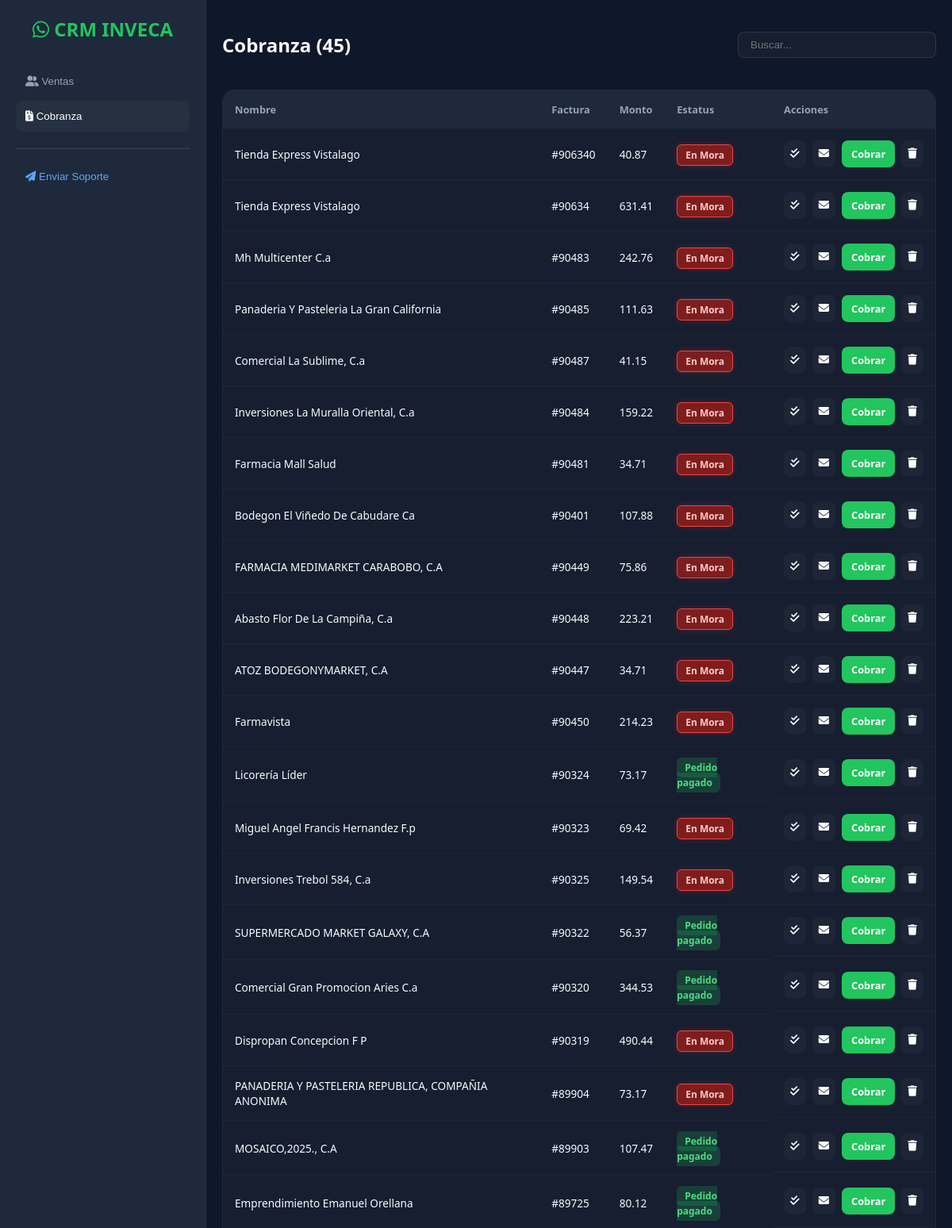
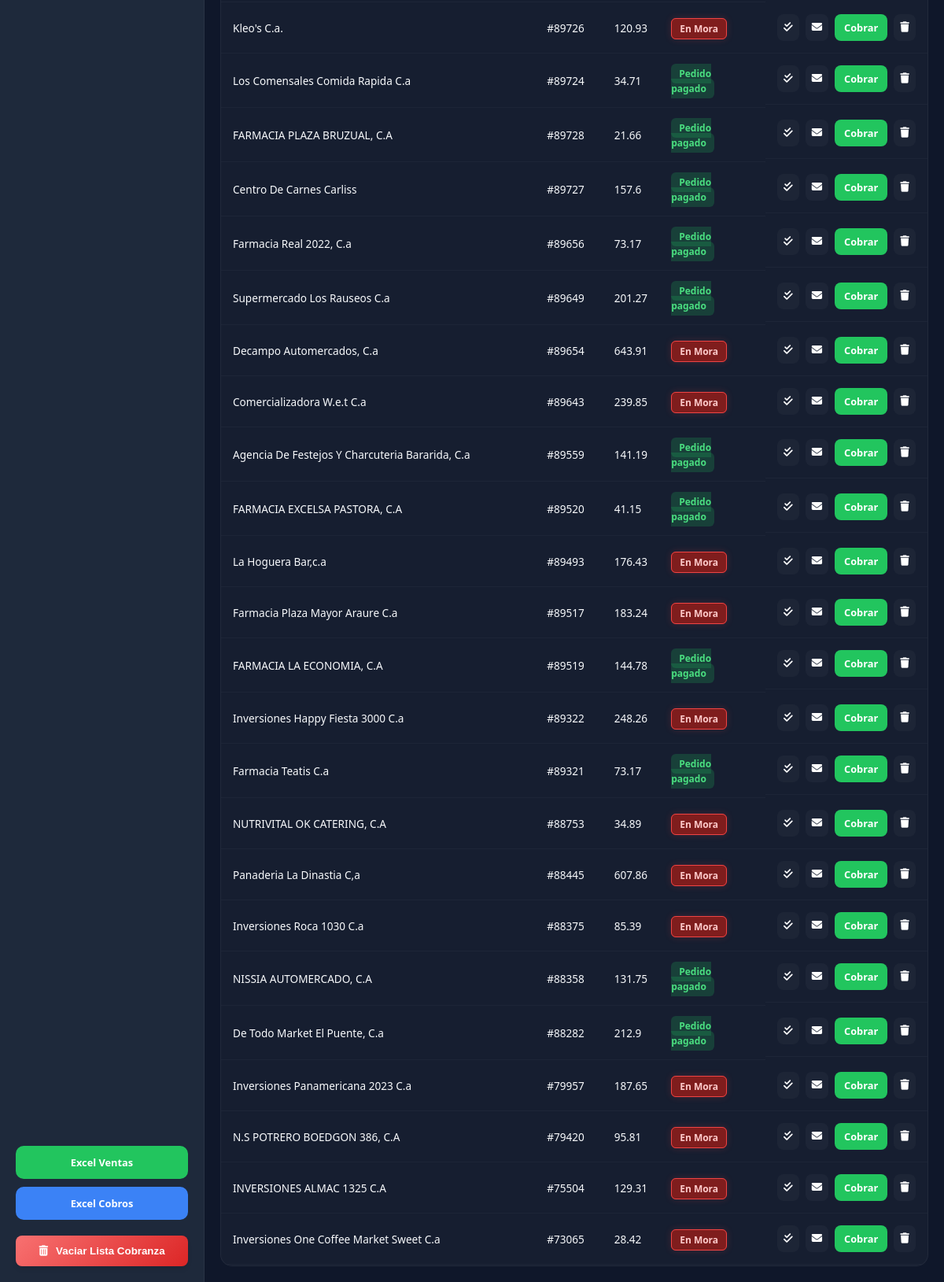
The page /?tab=cobranza on the database its author committed (2 pictures, top to bottom).
### tables this page shows
CREATE TABLE cobranza (
            id INTEGER PRIMARY KEY AUTOINCREMENT,
            nombre TEXT NOT NULL, telefono TEXT NOT NULL, factura TEXT, monto TEXT,
            estatus TEXT DEFAULT 'En espera de pago');

### app.py (the view)
@app.route('/')
def index():
    tab = request.args.get('tab', 'ventas')
    with sqlite3.connect(DB_NAME) as conn:
        conn.row_factory = sqlite3.Row
        ventas = conn.execute('SELECT * FROM clientes ORDER BY id DESC').fetchall()
        cobros = conn.execute('SELECT * FROM cobranza ORDER BY id DESC').fetchall()
    return render_template('index.html', ventas=ventas, cobros=cobros, active_tab=tab)

### templates/index.html (shortened to what this page needs)
<!DOCTYPE html>
<html lang="es">
<head>
    <link rel="stylesheet" href="{{ url_for('static', filename='style.css') }}">
    <link rel="stylesheet" href="https://cdnjs.cloudflare.com/ajax/libs/font-awesome/6.4.0/css/all.min.css">
</head>
<body>
    <div class="app-container">
        <aside class="sidebar">
            <div class="logo"><i class="fab fa-whatsapp"></i> CRM INVECA</div>
            <nav class="menu-nav">
                <button class="menu-btn {{ 'active' if active_tab == 'ventas' }}" onclick="window.location.href='/?tab=ventas'">
                    <i class="fas fa-user-friends"></i> Ventas
                </button>
                <button class="menu-btn {{ 'active' if active_tab == 'cobranza' }}" onclick="window.location.href='/?tab=cobranza'">
                    <i class="fas fa-file-invoice-dollar"></i> Cobranza
                </button>
                <hr style="opacity: 0.1; margin: 15px 0;">
                <button class="menu-btn" onclick="abrirModalCorreo()" style="color: #60a5fa;">
                    <i class="fas fa-paper-plane"></i> Enviar Soporte
                </button>
            </nav>
            <div class="import-actions">
                <form id="form-v" action="/importar/ventas" method="post" enctype="multipart/form-data">
                    <label for="file-v" class="import-label v-bg">Excel Ventas</label>
                </form>
                <form id="form-c" action="/importar/cobranza" method="post" enctype="multipart/form-data">
                    <label for="file-c" class="import-label c-bg">Excel Cobros</label>
                </form>
                <button class="btn-clear-main" onclick="confirmarBorrado()">
                    <i class="fas fa-trash-alt"></i>
                    Vaciar Lista {{ 'Ventas' if active_tab == 'ventas' else 'Cobranza' }}
                </button>
            </div>
        </aside>
        <main class="main-content">
            <section class="tab-content {{ 'active' if active_tab == 'cobranza' }}">
                <div class="section-header">
                    <h2>Cobranza ({{ cobros|length }})</h2>
                    <input type="text" class="search-input" placeholder="Buscar..." onkeyup="filterTable('t-c', this.value)">
                </div>
                <div class="table-container">
                    <table id="t-c">
                        <thead><tr><th>Nombre</th><th>Factura</th><th>Monto</th><th>Estatus</th><th>Acciones</th></tr></thead>
                        <tbody>
                            {% for c in cobros %}
                            <tr>
                                <td>{{ c.nombre }}</td><td>#{{ c.factura }}</td><td>{{ c.monto }}</td>
                                <td>
                                    <span class="pill
                                        {% if 'pagado' in c.estatus.lower() %} pill-green
                                        {% elif 'mora' in c.estatus.lower() %} pill-mora
                                        {% else %} pill-red {% endif %}">
                                        {{ c.estatus }}
                                    </span>
                                </td>
                                <td class="btns">
                                    <button class="btn-tool" onclick="updateStatus('cobranza', {{c.id}}, this)"><i class="fas fa-check-double"></i></button>
                                    <button class="btn-tool" onclick="abrirModalCorreo('{{c.nombre}}', '{{c.factura}}')"><i class="fas fa-envelope"></i></button>
                                    <a href="/wa/cobranza/{{c.id}}" target="_blank" class="btn-wa c-bg">Cobrar</a>
                                    <button class="btn-tool" onclick="deleteRecord('cobranza', {{c.id}}, this)"><i class="fas fa-trash"></i></button>
                                </td>
                            </tr>
                            {% endfor %}
                        </tbody>
                    </table>
                </div>
            </section>
        </main>
    </div>
</body>
</html>

### static/style.css (style rules this page uses)
:root { --bg: #0f172a; --side: #1e293b; --accent-v: #22c55e; --accent-c: #3b82f6; --text: #f8fafc; --muted: #94a3b8; --danger: #ef4444; --glass: rgba(255, 255, 255, 0.03); }
* { box-sizing: border-box; }
body { margin: 0; font-family: 'Segoe UI', sans-serif; background: var(--bg); color: var(--text); height: 100vh; overflow: hidden; }
.app-container { display: flex; height: 100vh; }
.sidebar { width: 260px; background: var(--side); padding: 20px; display: flex; flex-direction: column; border-right: 1px solid rgba(255,255,255,0.05); }
.logo { font-size: 1.5rem; font-weight: 800; color: var(--accent-v); margin-bottom: 30px; text-align: center; }
.main-content { flex: 1; display: flex; flex-direction: column; padding: 20px; overflow: hidden; }
.menu-nav { flex: 1; }
.menu-btn { width: 100%; padding: 12px; background: transparent; border: none; color: var(--muted); text-align: left; cursor: pointer; border-radius: 10px; margin-bottom: 5px; transition: 0.3s; }
.menu-btn:hover, .menu-btn.active { background: var(--glass); color: white; }
.import-label { display: block; padding: 12px; border-radius: 10px; color: white; text-align: center; font-weight: 600; cursor: pointer; margin-bottom: 10px; font-size: 0.8rem; }
.v-bg { background: var(--accent-v); }
.c-bg { background: var(--accent-c); }
.tab-content { display: none; flex-direction: column; height: 100%; }
.tab-content.active { display: flex; }
.section-header { display: flex; justify-content: space-between; align-items: center; margin-bottom: 20px; }
.search-input { background: var(--glass); border: 1px solid rgba(255,255,255,0.1); padding: 8px 15px; border-radius: 8px; color: white; width: 250px; outline: none; }
.table-container { flex: 1; background: var(--glass); border-radius: 15px; overflow-y: auto; border: 1px solid rgba(255,255,255,0.05); }
table { width: 100%; border-collapse: collapse; }
th { position: sticky; top: 0; background: #1e293b; padding: 15px; text-align: left; font-size: 0.8rem; color: var(--muted); z-index: 10; }
.pill-green { background: rgba(34, 197, 94, 0.2); color: #4ade80; }
.pill-mora { background: #7f1d1d; color: #fecaca; border: 1px solid #ef4444; box-shadow: 0 0 10px rgba(239, 68, 68, 0.2); }

### templates/index.html (style rules this page uses)
.btn-clear-main { width: 100%; padding: 12px; margin-top: 20px; background: linear-gradient(135deg, #f87171 0%, #dc2626 100%); color: white; border: none; border-radius: 8px; font-weight: bold; cursor: pointer; transition: all 0.3s ease; display: flex; align-items: center; justify-content: center; gap: 10px; box-shadow: 0 4px 6px -1px rgba(0, 0, 0, 0.1); }
.pill-mora { background: #7f1d1d !important; color: #fecaca !important; border: 1px solid #ef4444; }

### rows shown on the page
cobranza: nombre "Tienda Express Vistalago", factura "906340", monto "40.87", estatus "En Mora"
cobranza: nombre "Tienda Express Vistalago", factura "90634", monto "631.41", estatus "En Mora"
cobranza: nombre "Mh Multicenter C.a", factura "90483", monto "242.76", estatus "En Mora"
cobranza: nombre "Panaderia Y Pasteleria La Gran California", factura "90485", monto "111.63", estatus "En Mora"
cobranza: nombre "Comercial La Sublime, C.a", factura "90487", monto "41.15", estatus "En Mora"
cobranza: nombre "Inversiones La Muralla Oriental, C.a", factura "90484", monto "159.22", estatus "En Mora"
cobranza: nombre "Farmacia Mall Salud", factura "90481", monto "34.71", estatus "En Mora"
cobranza: nombre "Bodegon El Viñedo De Cabudare Ca", factura "90401", monto "107.88", estatus "En Mora"
cobranza: nombre "FARMACIA MEDIMARKET CARABOBO, C.A", factura "90449", monto "75.86", estatus "En Mora"
cobranza: nombre "Abasto Flor De La Campiña, C.a", factura "90448", monto "223.21", estatus "En Mora"
cobranza: nombre "ATOZ BODEGONYMARKET, C.A", factura "90447", monto "34.71", estatus "En Mora"
cobranza: nombre "Farmavista", factura "90450", monto "214.23", estatus "En Mora"
cobranza: nombre "Licorería Líder", factura "90324", monto "73.17", estatus "Pedido pagado"
cobranza: nombre "Miguel Angel Francis Hernandez F.p", factura "90323", monto "69.42", estatus "En Mora"
cobranza: nombre "Inversiones Trebol 584, C.a", factura "90325", monto "149.54", estatus "En Mora"
cobranza: nombre "SUPERMERCADO MARKET GALAXY, C.A", factura "90322", monto "56.37", estatus "Pedido pagado"
cobranza: nombre "Comercial Gran Promocion Aries C.a", factura "90320", monto "344.53", estatus "Pedido pagado"
cobranza: nombre "Dispropan Concepcion F P", factura "90319", monto "490.44", estatus "En Mora"
cobranza: nombre "PANADERIA Y PASTELERIA REPUBLICA, COMPAÑIA ANONIMA", factura "89904", monto "73.17", estatus "En Mora"
cobranza: nombre "MOSAICO,2025., C.A", factura "89903", monto "107.47", estatus "Pedido pagado"
cobranza: nombre "Emprendimiento Emanuel Orellana", factura "89725", monto "80.12", estatus "Pedido pagado"
cobranza: nombre "Kleo's C.a.", factura "89726", monto "120.93", estatus "En Mora"
cobranza: nombre "Los Comensales Comida Rapida C.a", factura "89724", monto "34.71", estatus "Pedido pagado"
cobranza: nombre "FARMACIA PLAZA BRUZUAL, C.A", factura "89728", monto "21.66", estatus "Pedido pagado"
cobranza: nombre "Centro De Carnes Carliss", factura "89727", monto "157.6", estatus "Pedido pagado"
cobranza: nombre "Farmacia Real 2022, C.a", factura "89656", monto "73.17", estatus "Pedido pagado"
cobranza: nombre "Supermercado Los Rauseos C.a", factura "89649", monto "201.27", estatus "Pedido pagado"
cobranza: nombre "Decampo Automercados, C.a", factura "89654", monto "643.91", estatus "En Mora"
cobranza: nombre "Comercializadora W.e.t C.a", factura "89643", monto "239.85", estatus "En Mora"
cobranza: nombre "Agencia De Festejos Y Charcuteria Bararida, C.a", factura "89559", monto "141.19", estatus "Pedido pagado"
cobranza: nombre "FARMACIA EXCELSA PASTORA, C.A", factura "89520", monto "41.15", estatus "Pedido pagado"
cobranza: nombre "La Hoguera Bar,c.a", factura "89493", monto "176.43", estatus "En Mora"
cobranza: nombre "Farmacia Plaza Mayor Araure C.a", factura "89517", monto "183.24", estatus "En Mora"
cobranza: nombre "FARMACIA LA ECONOMIA, C.A", factura "89519", monto "144.78", estatus "Pedido pagado"
cobranza: nombre "Inversiones Happy Fiesta 3000 C.a", factura "89322", monto "248.26", estatus "En Mora"
cobranza: nombre "Farmacia Teatis C.a", factura "89321", monto "73.17", estatus "Pedido pagado"
cobranza: nombre "NUTRIVITAL OK CATERING, C.A", factura "88753", monto "34.89", estatus "En Mora"
cobranza: nombre "Panaderia La Dinastia C,a", factura "88445", monto "607.86", estatus "En Mora"
cobranza: nombre "Inversiones Roca 1030 C.a", factura "88375", monto "85.39", estatus "En Mora"
cobranza: nombre "NISSIA AUTOMERCADO, C.A", factura "88358", monto "131.75", estatus "Pedido pagado"
cobranza: nombre "De Todo Market El Puente, C.a", factura "88282", monto "212.9", estatus "Pedido pagado"
cobranza: nombre "Inversiones Panamericana 2023 C.a", factura "79957", monto "187.65", estatus "En Mora"
cobranza: nombre "N.S POTRERO BOEDGON 386, C.A", factura "79420", monto "95.81", estatus "En Mora"
cobranza: nombre "INVERSIONES ALMAC 1325 C.A", factura "75504", monto "129.31", estatus "En Mora"
cobranza: nombre "Inversiones One Coffee Market Sweet C.a", factura "73065", monto "28.42", estatus "En Mora"

### other values the page prints
{{ 'Ventas' if active_tab == 'ventas' else 'Cobranza' }} "Cobranza"
{{ cobros|length }} "45"
